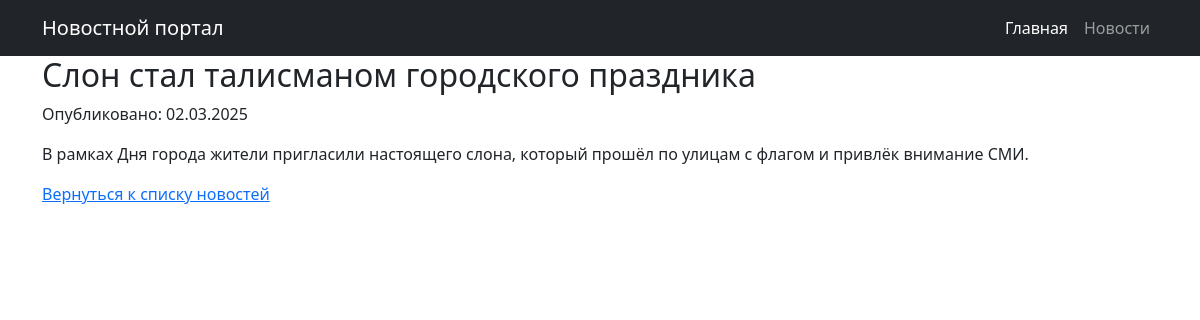
Page /news/5/ on the committed database.
### portal/models.py (models this page shows, shortened)
class Post(models.Model):
    POST_TYPES = [
        ('article', 'Статья'),
        ('news', 'Новость'),
    ]
    author = models.ForeignKey(Author, on_delete=models.CASCADE)
    post_type = models.CharField(max_length=7, choices=POST_TYPES)
    created_at = models.DateTimeField(auto_now_add=True)
    categories = models.ManyToManyField(Category, through='PostCategory')
    title = models.CharField(max_length=255)
    content = models.TextField()
    rating = models.IntegerField(default=0)

### portal/views.py (the view)
# urls.py: path('news/<int:post_id>/', views.news_detail, name='news_detail'),  # Детальная страница новости
def news_detail(request, post_id):
    post = get_object_or_404(Post, id=post_id)
    return render(request, 'portal/news_detail.html', {'post': post})

### portal/templatetags/censor.py (called while the page is built)
@register.filter(name='censor')
def censor(value):
    if not isinstance(value, str):
        raise ValueError("Фильтр censor применяется только к строковым переменным")
    def repl(match):
        word = match.group()
        return word[0] + '*' * (len(word) - 1)
    for banned in BANNED_WORDS:
        pattern = r'\b(?:' + re.escape(banned) + '|' + re.escape(banned.capitalize()) + r')\b'
        value = re.sub(pattern, repl, value)
    return value

### templates/portal/news_detail.html (shortened to what this page needs)
{% extends 'default.html' %}
{% load censor %}
{% block content %}
    <h2>{{ post.title|censor }}</h2>
    <p>Опубликовано: {{ post.created_at|date:"d.m.Y" }}</p>
    <p>{{ post.content|censor }}</p>
    <a href="/news/">Вернуться к списку новостей</a>
{% endblock %}

### rows in the picture
Post: title|censor "Слон стал талисманом городского праздника", created_at "02.03.2025", content|censor "В рамках Дня города жители пригласили настоящего слона, который прошёл по улицам с флагом и привлёк внимание СМИ."
